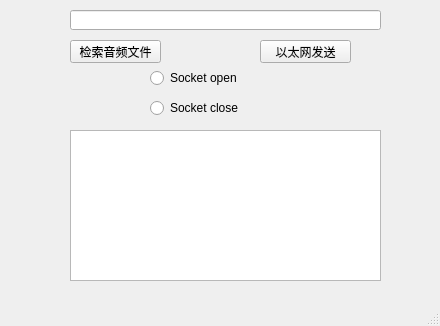
<?xml version="1.0" encoding="UTF-8"?>
<ui version="4.0">
 <class>MainWindow</class>
 <widget class="QMainWindow" name="MainWindow">
  <property name="geometry">
   <rect>
    <x>0</x>
    <y>0</y>
    <width>440</width>
    <height>326</height>
   </rect>
  </property>
  <property name="windowTitle">
   <string>MainWindow</string>
  </property>
  <widget class="QWidget" name="centralwidget">
   <widget class="QLineEdit" name="lineEdit">
    <property name="geometry">
     <rect>
      <x>70</x>
      <y>10</y>
      <width>311</width>
      <height>20</height>
     </rect>
    </property>
   </widget>
   <widget class="QPushButton" name="pushButton">
    <property name="geometry">
     <rect>
      <x>70</x>
      <y>40</y>
      <width>91</width>
      <height>23</height>
     </rect>
    </property>
    <property name="text">
     <string>检索音频文件</string>
    </property>
   </widget>
   <widget class="QPushButton" name="pushButton_2">
    <property name="geometry">
     <rect>
      <x>260</x>
      <y>40</y>
      <width>91</width>
      <height>23</height>
     </rect>
    </property>
    <property name="acceptDrops">
     <bool>true</bool>
    </property>
    <property name="text">
     <string>以太网发送</string>
    </property>
   </widget>
   <widget class="QTextBrowser" name="textBrowser">
    <property name="geometry">
     <rect>
      <x>70</x>
      <y>130</y>
      <width>311</width>
      <height>151</height>
     </rect>
    </property>
   </widget>
   <widget class="QRadioButton" name="radioButton">
    <property name="geometry">
     <rect>
      <x>150</x>
      <y>70</y>
      <width>131</width>
      <height>16</height>
     </rect>
    </property>
    <property name="text">
     <string>Socket open</string>
    </property>
   </widget>
   <widget class="QRadioButton" name="radioButton_2">
    <property name="geometry">
     <rect>
      <x>150</x>
      <y>100</y>
      <width>131</width>
      <height>16</height>
     </rect>
    </property>
    <property name="text">
     <string>Socket close</string>
    </property>
   </widget>
  </widget>
  <widget class="QMenuBar" name="menubar">
   <property name="geometry">
    <rect>
     <x>0</x>
     <y>0</y>
     <width>440</width>
     <height>23</height>
    </rect>
   </property>
  </widget>
  <widget class="QStatusBar" name="statusbar"/>
 </widget>
 <resources/>
 <connections/>
</ui>
